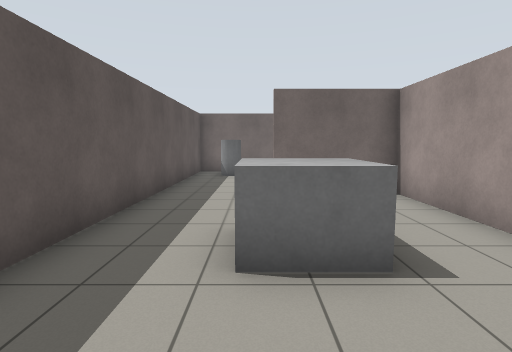
[1] (above)

23 first-person views from a walk through a world built for the Gazebo simulator. The camera is 1.2 m above the floor, tilts 6° down and sees 80° across. The floor is counted in squares, 1 m on a side. Each view is taken from the middle of a square. On the plan, view 1 faces up. The plan holds only what a view shows up to about 13 squares ahead; the rest is blank.

[2]
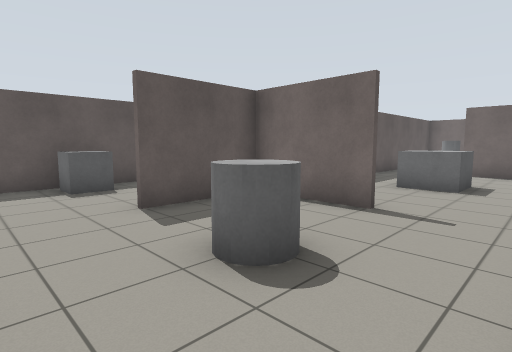

[3]
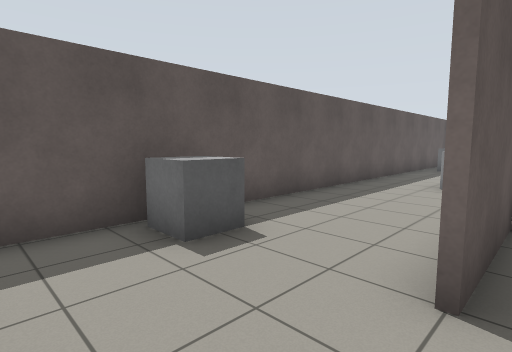

[4]
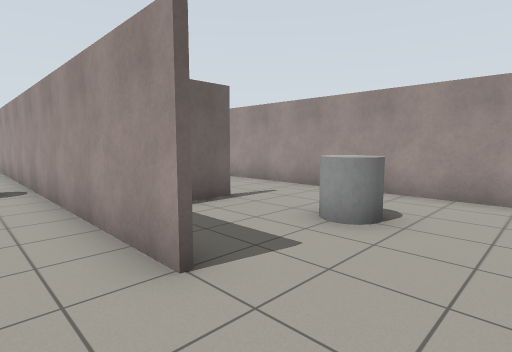

[5]
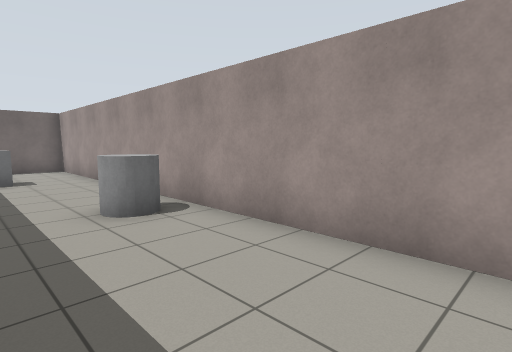

[6]
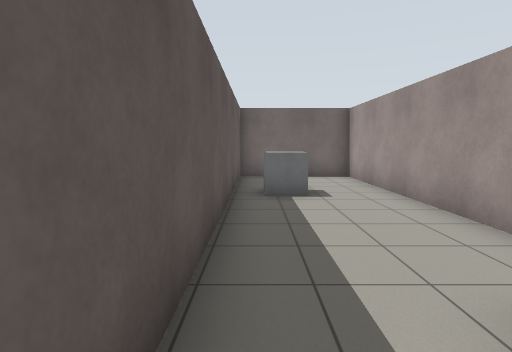

[7]
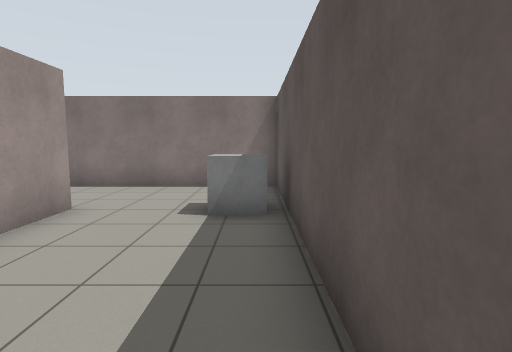

[8]
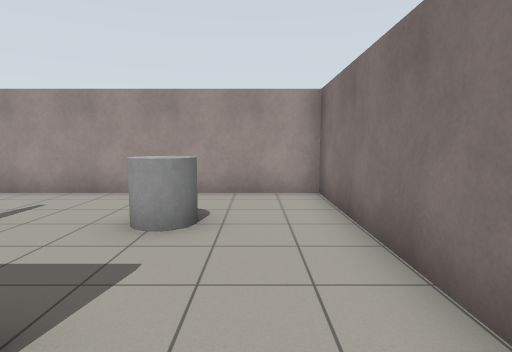

[9]
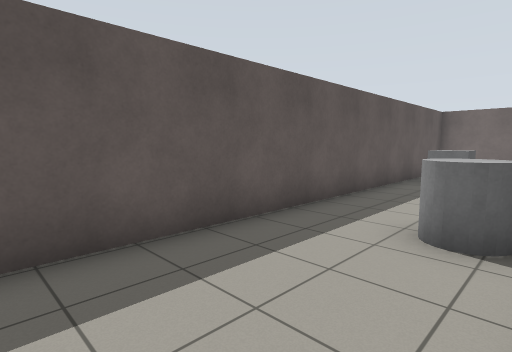

[10]
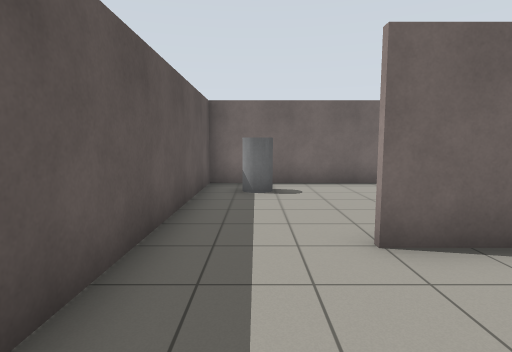

[11]
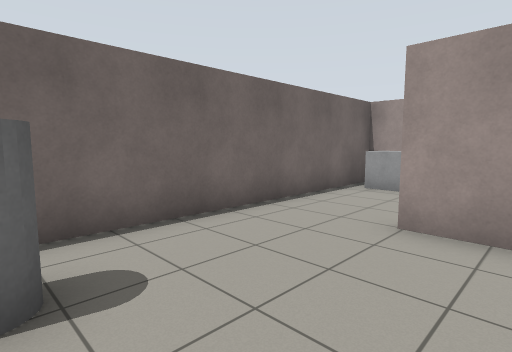

[12]
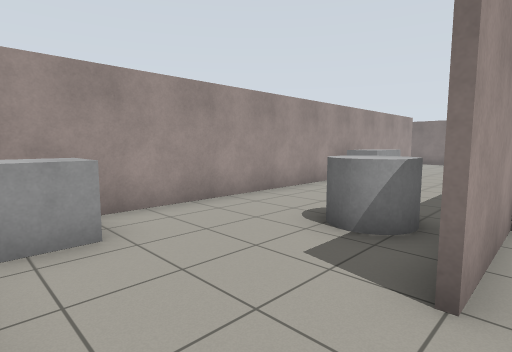

[13]
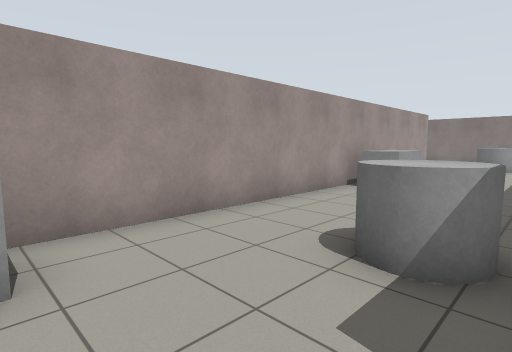

[14]
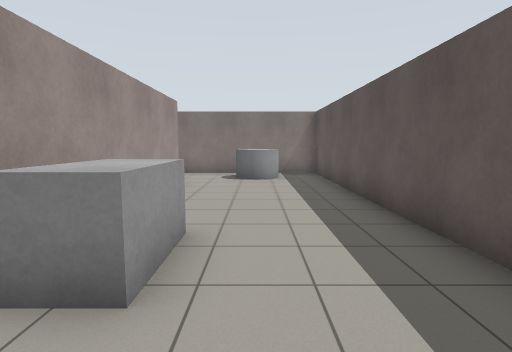

[15]
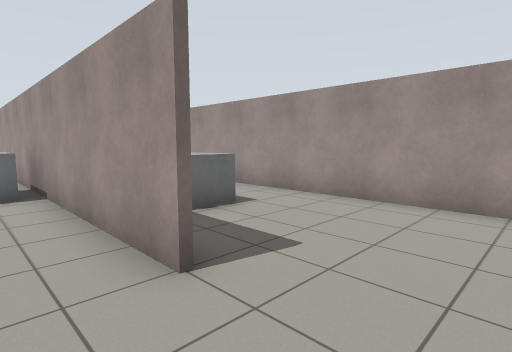

[16]
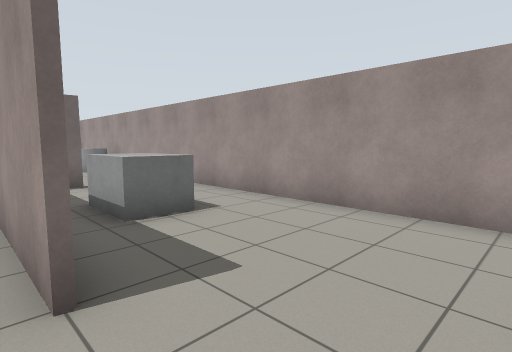

[17]
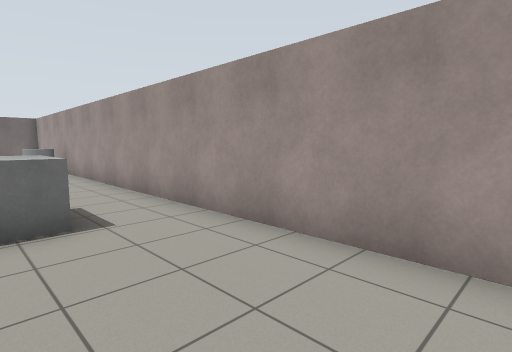

[18]
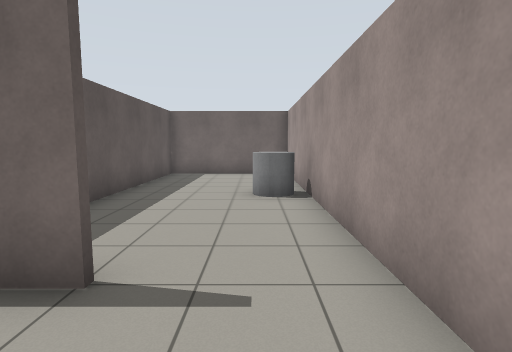

[19]
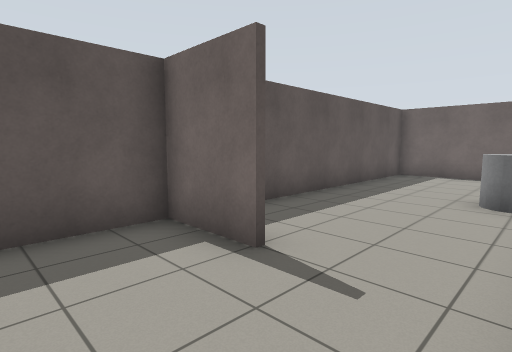

[20]
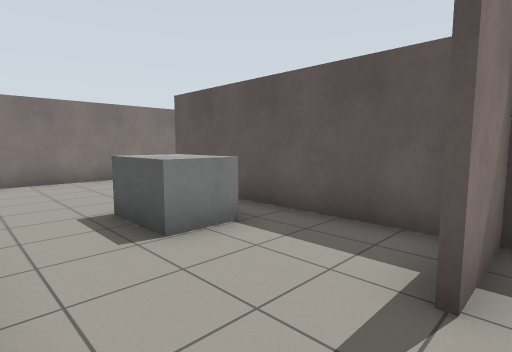

[21]
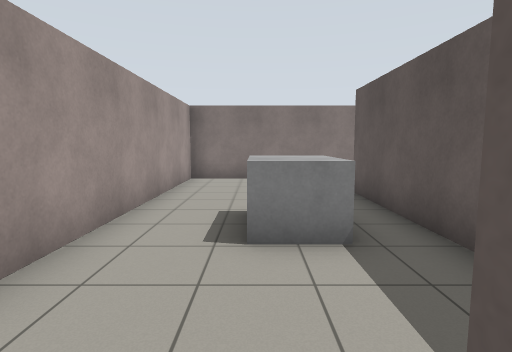

[22]
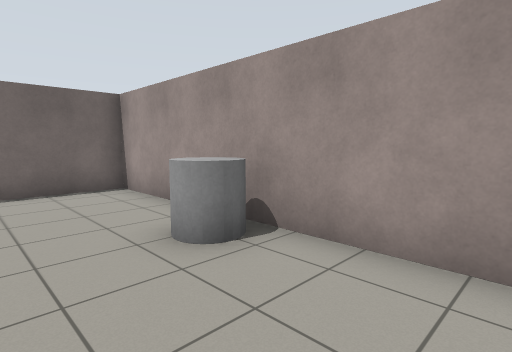

[23]
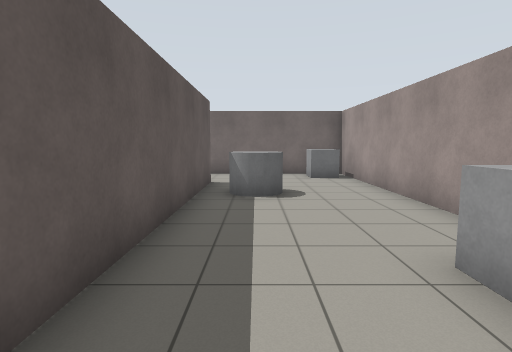

### Floor plan
Ten units are one square. View 1 is at (0, 0); x grows to the right and y downward. Boxes are objects, and circles mark ways between rooms. Rooms are numbered by the first view taken in them; rooms with no view inside come last. Other rooms are left out.
<svg viewBox="-71 -139 211 210">
<path fill="none" stroke="#000" d="M6 6 -24 6 -24 36M-24 -74 -24 -27M-26 36 -26 -134M34 66 34 -74 4 -74M-20 -133 -66 -133 -66 65 41 66M84 -44 84 -134M85 -36 106 -36M106 -34 85 -34M86 -16 86 36M34 -76 34 -106M36 -106 36 66M86 -134 86 -56M84 36 84 -16M41 66 133 66 133 -133 -20 -133M-24 -134 -24 -74"/>
<rect x="-65" y="25" width="20" height="20" fill="#bbb"><title>grey box</title></rect>
<rect x="-65" y="-105" width="20" height="20" fill="#bbb"><title>grey box</title></rect>
<rect x="-45" y="-45" width="10" height="20" fill="#bbb"><title>grey cylinder</title></rect>
<rect x="-5" y="25" width="20" height="20" fill="#bbb"><title>grey cylinder</title></rect>
<rect x="-5" y="-45" width="20" height="20" fill="#bbb"><title>grey box</title></rect>
<rect x="-15" y="-125" width="10" height="10" fill="#bbb"><title>grey cylinder</title></rect>
<rect x="45" y="35" width="20" height="20" fill="#bbb"><title>grey cylinder</title></rect>
<rect x="45" y="-95" width="10" height="20" fill="#bbb"><title>grey cylinder</title></rect>
<rect x="65" y="-45" width="20" height="30" fill="#bbb"><title>grey box</title></rect>
<rect x="65" y="-125" width="20" height="10" fill="#bbb"><title>grey box</title></rect>
<rect x="95" y="-5" width="20" height="20" fill="#bbb"><title>grey box</title></rect>
<rect x="115" y="-85" width="20" height="10" fill="#bbb"><title>grey cylinder</title></rect>
<circle cx="-5" cy="-70" r="3" fill="#2a7"/>
<text x="-30" y="-20">1</text>
<text x="80" y="-50">2</text>
</svg>
Room 1 opens to room 2.

Where each view was taken, in squares from view 1:
view 1: 0 up, 0 right, facing up
view 2: 6 down, 3 right, facing up-left
view 3: 6 down, 2 left, facing up-left
view 4: 6 down, 4 left, facing up-right
view 5: 2 down, 6 left, facing up-right
view 6: 2 up, 6 left, facing up
view 7: 2 up, 6 left, facing down
view 8: 5 down, 4 left, facing right
view 9: 1 down, 3 left, facing up-left
view 10: 4 up, 1 left, facing up
view 11: 9 up, 1 left, facing up-right
view 12: 13 up, 3 right, facing down-right
view 13: 12 up, 4 right, facing down-right
view 14: 6 up, 6 right, facing down
view 15: 6 down, 7 right, facing up-right
view 16: 6 down, 8 right, facing up-right
view 17: 6 down, 10 right, facing up-right
view 18: 1 up, 12 right, facing up
view 19: 1 up, 13 right, facing up-left
view 20: 4 up, 13 right, facing down-left
view 21: 4 up, 11 right, facing down
view 22: 5 up, 10 right, facing up-right
view 23: 1 up, 5 right, facing up
